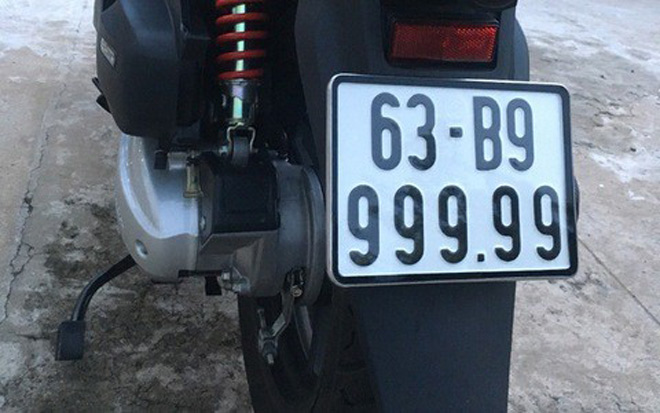
#> input picture PlateRecog/bsx.jpg, 660 x 413 px
$ python main.py
#> lines starting #> are read from the running program, lines starting #| are printed output that depends on the picture; after the words box and inside, x2 and y2 are one past the last pixel; in counts of white or black regions, pixels touching at a corner belong together
import numpy as np
import cv2
import  imutils
from matplotlib import pyplot as plt
import pytesseract as tess
tess.pytesseract.tesseract_cmd = r'C:\Users\PC\AppData\Local\Programs\Tesseract-OCR\tesseract.exe'

img = cv2.imread('bsx.jpg')
#> img is the input picture: shape (413, 660, 3); mean B, G, R 115.8, 105.3, 96.8
plt.imshow(img)
gray = cv2.cvtColor(img, cv2.COLOR_BGR2GRAY)
# plt.imshow(cv2.cvtColor(gray, cv2.COLOR_BGR2RGB))

bfilter = cv2.bilateralFilter(gray, 11, 17, 17) #Noise reduction
edged = cv2.Canny(bfilter, 30, 200) #Edge detection
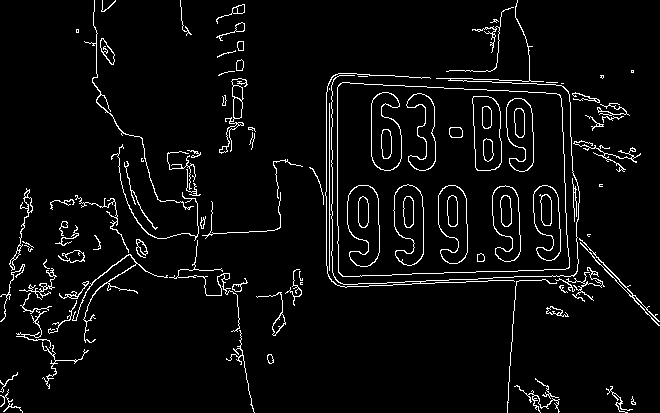
#> edged: shape (413, 660); 4.5% white in thin lines or dots
plt.imshow(cv2.cvtColor(edged, cv2.COLOR_BGR2RGB))

keypoints = cv2.findContours(edged.copy(), cv2.RETR_TREE, cv2.CHAIN_APPROX_SIMPLE)
#> keypoints = 182 contours, 82 with area under 20; largest, box (x1, y1, x2, y2) and area: (337, 82, 570, 277) 41952, (337, 82, 570, 277) 41942, (347, 185, 380, 267) 2020, (347, 185, 380, 267) 1977, (472, 96, 502, 171) 1872
contours = imutils.grab_contours(keypoints)
#> contours has the same summary as keypoints
contours = sorted(contours, key=cv2.contourArea, reverse=True)[:10]
#> contours = 10 contours; largest, box (x1, y1, x2, y2) and area: (337, 82, 570, 277) 41952, (337, 82, 570, 277) 41942, (347, 185, 380, 267) 2020, (347, 185, 380, 267) 1977, (472, 96, 502, 171) 1872

location = None
for contour in contours:
    approx = cv2.approxPolyDP(contour, 10, True)
    if len(approx) == 4:
        location = approx
        break
#> this loop made 1 pass
#> location on pass 1: [[338, 85], [342, 276], [569, 267], [559, 94]]

print(location)
#| [[[338  85]]
#|  [[342 276]]
#|  [[569 267]]
#|  [[559  94]]]
mask = np.zeros(gray.shape[:2],  dtype=np.uint8)
new_image = cv2.drawContours(mask, [location], 0, 255, -1, )
#> new_image: shape (413, 660); 15.1% white; 1 white region, box (x1, y1, x2, y2) and area: (338, 85, 570, 277) 41175
new_image = cv2.bitwise_and(img, img, mask=mask)
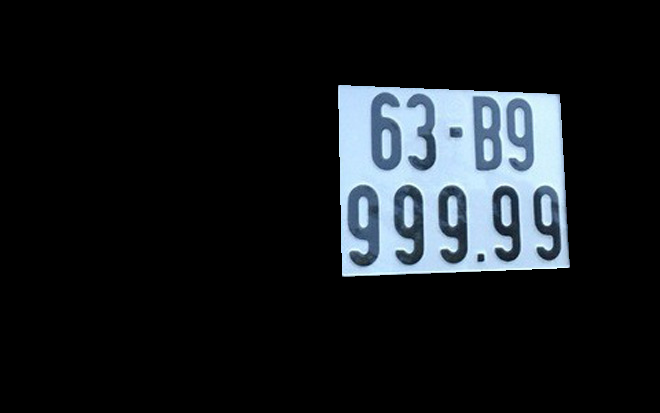
#> new_image: shape (413, 660, 3); mean B, G, R 30.8, 27.2, 22.9
plt.imshow(cv2.cvtColor(new_image, cv2.COLOR_BGR2RGB))

(x,y) = np.where(mask==255)
(x1, y1) = (np.min(x), np.min(y))
#> x1 = 85; y1 = 338
(x2, y2) = (np.max(x), np.max(y))
#> x2 = 276; y2 = 569
cropped_image = gray[x1:x2+1, y1:y2+1]
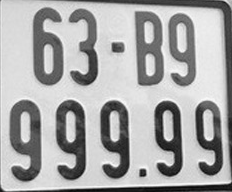
#> cropped_image: shape (192, 232); min 5, max 250, mean 167.7
cropped_image = cv2.resize(cropped_image, (180, 70))
#> cropped_image: shape (70, 180)
cv2.imwrite('cropped.jpg', cropped_image)
#plt.imshow(cv2.cvtColor(cropped_image, cv2.COLOR_BGR2RGB))


img_cut = cv2.imread('cropped.jpg')
#> img_cut: shape (70, 180, 3); min 11, max 248, mean 167.5
if img_cut.shape[1] / img_cut.shape[0] > 3:
    crop_img = cv2.resize(img_cut, (600, 200))
else:
    crop_img = cv2.resize(img_cut, (400, 200))
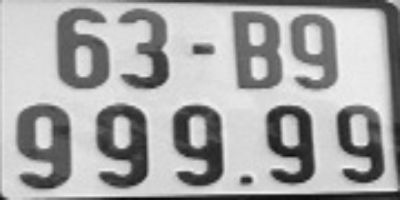
#> crop_img: shape (200, 400, 3); min 11, max 243, mean 167.4
gray_cut = cv2.cvtColor(img_cut, cv2.COLOR_BGR2GRAY)
#plt.imshow(cv2.cvtColor(gray_cut, cv2.COLOR_BGR2RGB))

bfilter_cut = cv2.bilateralFilter(gray_cut, 11, 17, 17) #Noise reduction
edged_cut = cv2.threshold(bfilter_cut, 0, 80, cv2.THRESH_OTSU)[1] #Edge detection
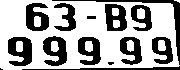
#> edged_cut: shape (70, 180); values 0 (black) and 80 (white), 65.2% white; 14 black regions (2 under 20 px)
#plt.imshow(cv2.cvtColor(edged_cut, cv2.COLOR_BGR2RGB))

keypoints_cut = cv2.findContours(edged_cut.copy(), cv2.RETR_TREE, cv2.CHAIN_APPROX_SIMPLE)
#> keypoints_cut = 22 contours, 1 with area under 20; largest, box (x1, y1, x2, y2) and area: (0, 0, 180, 70) 11554, (7, 36, 33, 67) 615, (42, 35, 68, 67) 588, (104, 3, 128, 32) 564, (25, 2, 50, 32) 559
contours_cut = imutils.grab_contours(keypoints_cut)
#> contours_cut has the same summary as keypoints_cut
contours_cut = sorted(contours_cut, key=lambda ctr: cv2.boundingRect(ctr)[0] + cv2.boundingRect(ctr)[1] * 10)

#Cách 1: Chỉ dùng findContours => tìm ra các kí tự trên biển số
count = 0
for cnt_num in contours_cut:
    area =cv2.contourArea(cnt_num)
    if area <= 1200 and area >= 300:
        x,y,w,h = cv2.boundingRect(cnt_num)
        img_cut = cv2.rectangle(img_cut, (x, y), (x + w, y + h), (0, 0, 255), 1)
        ROI = img_cut[y:y+h, x:x+w]
        cv2.imwrite(r'pic\pic_{}.jpg'.format(count), ROI)
        count += 1
#> this loop made 22 passes
#> (area, x, y, w, h) on passes 2, 3, 4, 5, 12, 13, 15, 17, 19: (559, 25, 2, 25, 30), (360.5, 53, 2, 24, 30), (563.5, 104, 3, 24, 29), (448.5, 130, 4, 23, 28), (615, 7, 36, 26, 31), (588, 42, 35, 26, 32), (547, 77, 36, 25, 30), (502.5, 119, 36, 24, 30), (466, 151, 36, 23, 29)
#> area on passes 1, 7, 8, 9, 10, 11: 11553.5, 40.5, 57, 63.5, 38, 39.5
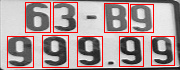
#> img_cut: shape (70, 180, 3); mean B, G, R 150.9, 150.9, 170.7
#> after the loop, count = 9

plt.imshow(img_cut)
plt.show()
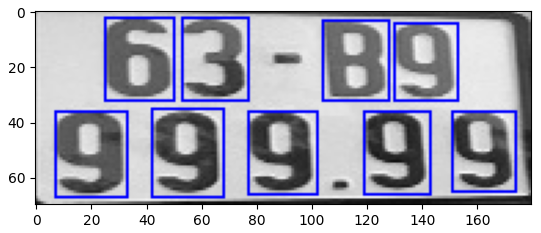
#> figure drawn by matplotlib, 1 panel; B, G, R data is drawn as R, G, B

'''
#Cách 2: dùng pytesseract để nhận diện chữ số => image_to_box để khoanh vùng, crop

scale_percent = 500  # percent of original size
width = int(img_cut.shape[1] * scale_percent / 100)
height = int(img_cut.shape[0] * (scale_percent + 230) / 100)
dim = (width, height)
img_cut = cv2.resize(img_cut, dim, interpolation=cv2.INTER_AREA)
hImg, wImg = img_cut.shape[:2]
boxes = tess.image_to_boxes(img_cut)
count = 0
for box in boxes.splitlines():
    #print(box)
    box = box.split(' ')
    print(box)
    x,y,w,h = int(box[1]), int(box[2]), int(box[3]), int(box[4])
    print(hImg, wImg, x,y,w,h)
    cv2.rectangle(img_cut, (x, hImg-y), (w, hImg-h), (0,255,0), 3)
    cropped_num = img_cut.copy()
    cropped_num = cropped_num[(hImg-h):(hImg-y),x:w] #HẾT bug chỗ này nè alooo
    cv2.imwrite(r'pic\pic_{}.jpg'.format(count), cropped_num)
    count += 1
'''
